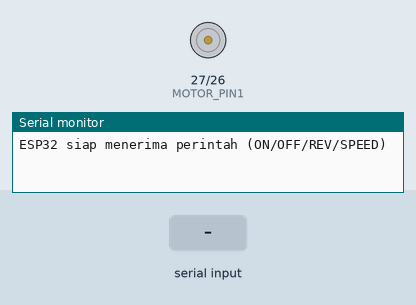
This sketch was run on a simulated ESP32. Parts: motor-driver pin pairs drawn as motors (green arrow = first pin HIGH = forward, orange = second pin HIGH = backward, longer = more drive, scaled by the enable pin), the last lines printed to the serial monitor. The test bench sets the inputs (shaded band).

Above: at 1.2 s.
1.3 s: "ON\n" received over Serial
2.8 s: "REV\n" received over Serial
4.3 s: "SPEED,45\n" received over Serial
At 4.7 s:
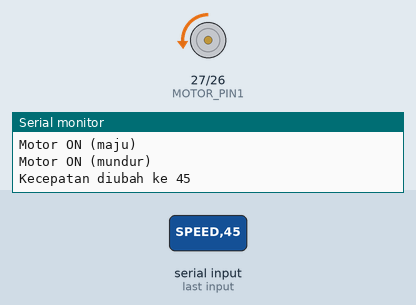
5.8 s: "ON\n" received over Serial
At 7.0 s:
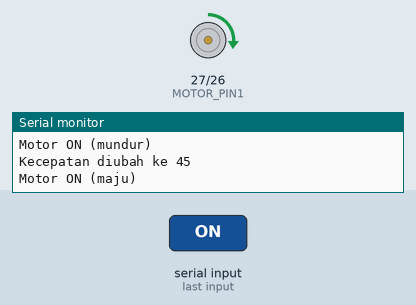
Timing chart, 0 to 8.3 s (numbered marks = the images above; inputs shaded):
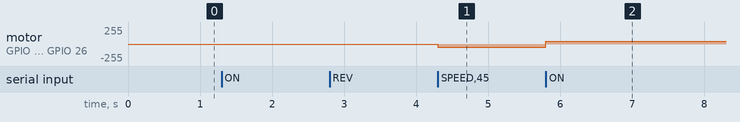

Measured:
- after the input at 4.3 s, motor on GPIO 27 (MOTOR_PIN1) / GPIO 26 (MOTOR_PIN2): stopped → backward 45/255 at once
- after the input at 5.8 s, motor on GPIO 27 (MOTOR_PIN1) / GPIO 26 (MOTOR_PIN2): backward 45/255 → forward 45/255 at once

The sketch:

motor_control_rev2_slider.ino
```cpp
#define MOTOR_PIN1  27
#define MOTOR_PIN2  26
#define ENABLE_PIN  12

int speedValue = 0;

void setup() {
  Serial.begin(115200);
  pinMode(MOTOR_PIN1, OUTPUT);
  pinMode(MOTOR_PIN2, OUTPUT);
  pinMode(ENABLE_PIN, OUTPUT);

  analogWrite(ENABLE_PIN, 0);
  Serial.println("ESP32 siap menerima perintah (ON/OFF/REV/SPEED)");
}

void loop() {
  if (Serial.available()) {
    String command = Serial.readStringUntil('\n');
    command.trim();

    if (command == "ON") {
      digitalWrite(MOTOR_PIN1, HIGH);
      digitalWrite(MOTOR_PIN2, LOW);
      analogWrite(ENABLE_PIN, speedValue);
      Serial.println("Motor ON (maju)");
    }
    else if (command == "OFF") {
      analogWrite(ENABLE_PIN, 0);
      Serial.println("Motor OFF");
    }
    else if (command == "REV") {
      digitalWrite(MOTOR_PIN1, LOW);
      digitalWrite(MOTOR_PIN2, HIGH);
      analogWrite(ENABLE_PIN, speedValue);
      Serial.println("Motor ON (mundur)");
    }
    else if (command.startsWith("SPEED")) {
      int val = command.substring(6).toInt();
      speedValue = constrain(val, 0, 255);
      analogWrite(ENABLE_PIN, speedValue);
      Serial.print("Kecepatan diubah ke ");
      Serial.println(speedValue);
    }
    else {
      Serial.println("Perintah tidak dikenali");
    }
  }
}
```
